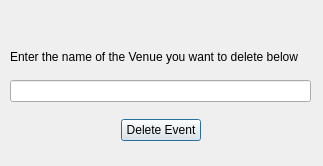
<?xml version="1.0" encoding="UTF-8"?>
<ui version="4.0">
 <class>deleteEvent</class>
 <widget class="QDialog" name="deleteEvent">
  <property name="geometry">
   <rect>
    <x>0</x>
    <y>0</y>
    <width>323</width>
    <height>166</height>
   </rect>
  </property>
  <property name="windowTitle">
   <string>Dialog</string>
  </property>
  <widget class="QWidget" name="gridLayoutWidget">
   <property name="geometry">
    <rect>
     <x>10</x>
     <y>50</y>
     <width>301</width>
     <height>91</height>
    </rect>
   </property>
   <layout class="QGridLayout" name="gridLayout">
    <item row="4" column="2">
     <spacer name="hSpacer2">
      <property name="orientation">
       <enum>Qt::Horizontal</enum>
      </property>
      <property name="sizeHint" stdset="0">
       <size>
        <width>40</width>
        <height>20</height>
       </size>
      </property>
     </spacer>
    </item>
    <item row="4" column="0">
     <spacer name="hSpacer">
      <property name="orientation">
       <enum>Qt::Horizontal</enum>
      </property>
      <property name="sizeHint" stdset="0">
       <size>
        <width>40</width>
        <height>20</height>
       </size>
      </property>
     </spacer>
    </item>
    <item row="1" column="1">
     <spacer name="vSpacer">
      <property name="orientation">
       <enum>Qt::Vertical</enum>
      </property>
      <property name="sizeHint" stdset="0">
       <size>
        <width>20</width>
        <height>40</height>
       </size>
      </property>
     </spacer>
    </item>
    <item row="4" column="1">
     <widget class="QPushButton" name="btnDeleteEvent">
      <property name="text">
       <string>Delete Event</string>
      </property>
     </widget>
    </item>
    <item row="3" column="1">
     <spacer name="vSpacer2">
      <property name="orientation">
       <enum>Qt::Vertical</enum>
      </property>
      <property name="sizeHint" stdset="0">
       <size>
        <width>20</width>
        <height>40</height>
       </size>
      </property>
     </spacer>
    </item>
    <item row="0" column="0" colspan="3">
     <widget class="QLabel" name="lblMain">
      <property name="text">
       <string>Enter the name of the Venue you want to delete below</string>
      </property>
     </widget>
    </item>
    <item row="2" column="0" colspan="3">
     <widget class="QLineEdit" name="edtVenueDelete"/>
    </item>
   </layout>
  </widget>
 </widget>
 <resources/>
 <connections/>
</ui>
